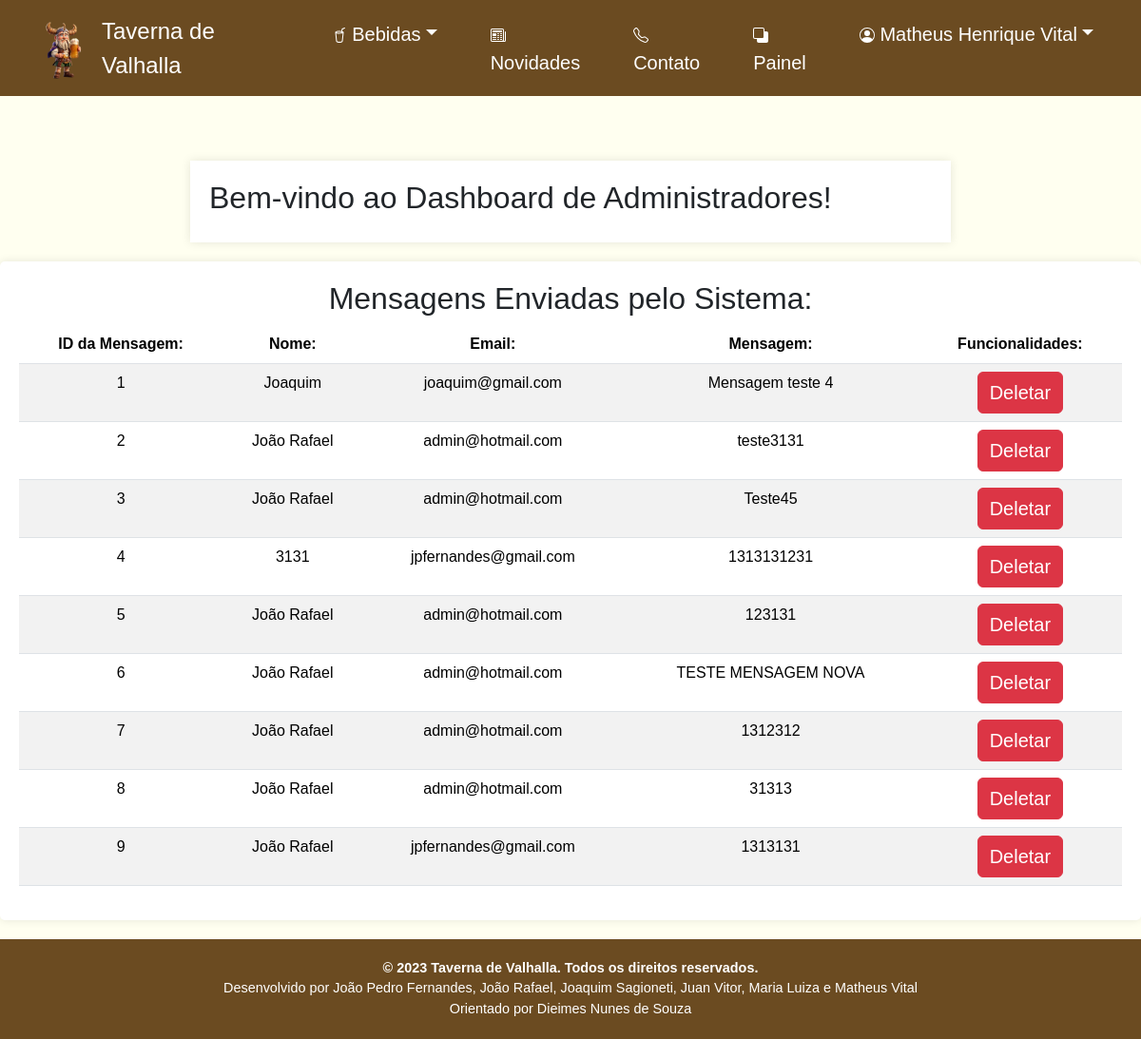
Page /adm/mensagens_sistema.php (signed in) on the earlier database version.
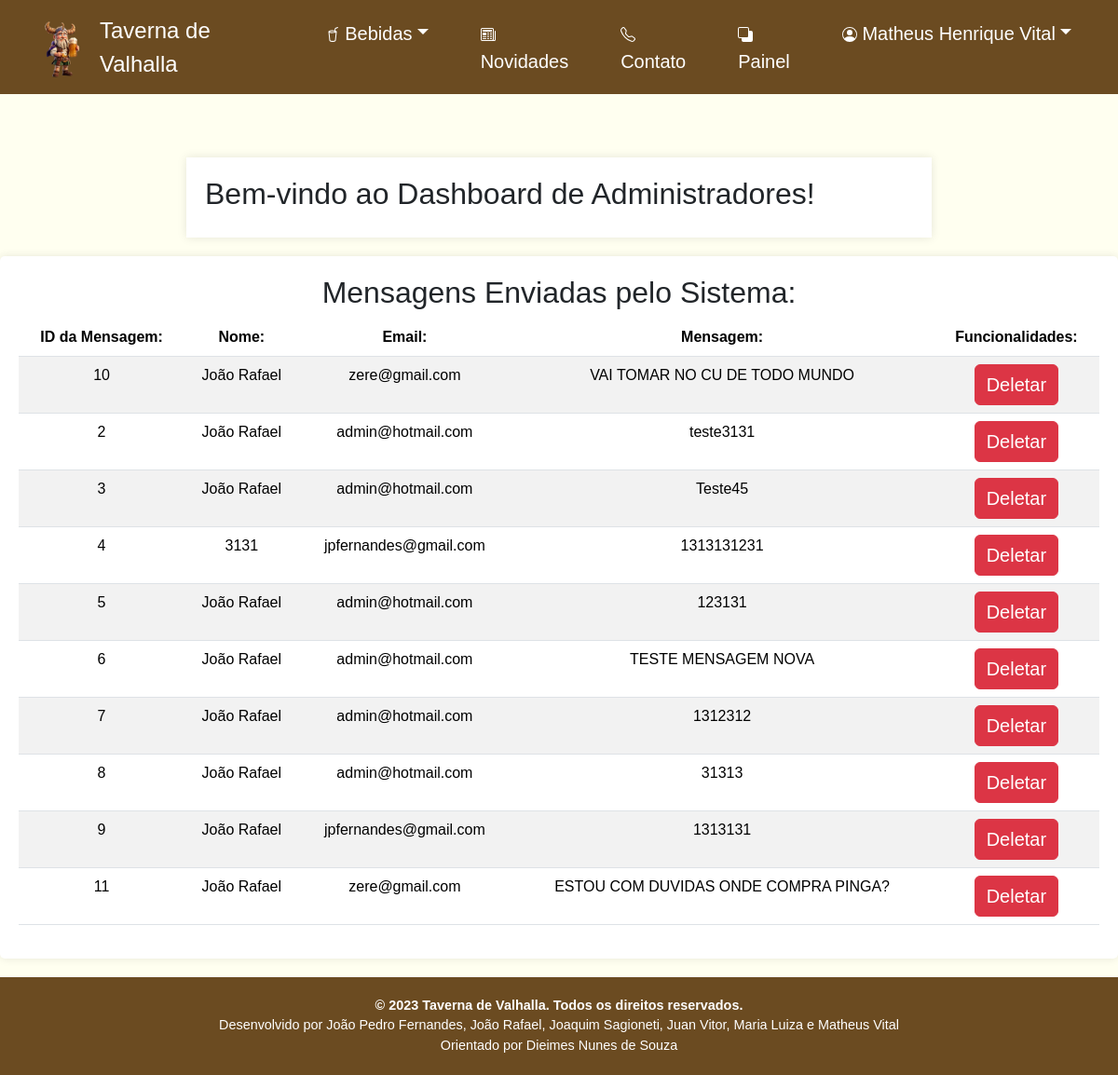
Same page on the later database version.
### tables this page shows
CREATE TABLE IF NOT EXISTS `mensagem_formulario_contato` (
  `id_mensagem` int(200) NOT NULL AUTO_INCREMENT,
  `nome` varchar(200) NOT NULL,
  `email` varchar(200) NOT NULL,
  `mensagem` varchar(200) NOT NULL,
  PRIMARY KEY (`id_mensagem`)
);

### adm/mensagens_sistema.php (the view, shortened to what this page needs)
<?php
include('../static/conexao.php');
$consultar_banco = "SELECT * FROM mensagem_formulario_contato";
$retorno_consulta = $mysqli->query($consultar_banco) or die($mysqli->error);
?>
<!DOCTYPE html>
<html lang="pt-br">
<head>
    <link rel="stylesheet" href="style.css">
    <link href="https://cdn.jsdelivr.net/npm/bootstrap@5.3.2/dist/css/bootstrap.min.css" rel="stylesheet">
    <link rel="stylesheet" href="../css/style.css">
    <link rel="stylesheet" href="../css/dieimes.css">
    <link rel="stylesheet" href="../css/menu_dieimes.css">
</head>
<body>
    <?php
    include('../static/menu.php');
    ?>
    <br>
    <br>
    <main>
        <h2>Bem-vindo ao Dashboard de Administradores!</h2>
    </main>
    <div id="contaaiiner" class="container-fluid">
    <div class="row-fluid">
        <div id="alinhar_dashboard" class="table-responsive">
            <h2>Mensagens Enviadas pelo Sistema:</h2>
            <div class="table-responsive">
            <table id="table" class="table table-striped">
                <thead>
                    <tr>
                        <th>ID da Mensagem:</th>
                        <th>Nome:</th>
                        <th>Email:</th>
                        <th>Mensagem:</th>
                        <th>Funcionalidades:</th>
                    </tr>
                </thead>
                <tbody>
                    <?php
                    while ($logins = $retorno_consulta->fetch_assoc()) {
                    ?>
                        <tr>
                            <td><?php echo $logins['id_mensagem']; ?></td>
                            <td><?php echo $logins['nome']; ?> </td>
                            <td><?php echo $logins['email']; ?> </td>
                            <td><?php echo $logins['mensagem']; ?></td>
                            <td class="text-center">
                                <a id="butao-adm" class="btn btn-danger" href="../user/deletar_mensagem.php?codigo_mensagem=<?php echo $logins['id_mensagem']; ?>">Deletar</a>
                            </td>
                        </tr>
                    <?php
                    }
                    ?>
                </tbody>
            </table>
            </div>
        </div>
        </div>
    </div>
    <?php
    include('../static/rodape.php');
    ?>
</body>
</html>

Differences in the rows shown:
removed mensagem_formulario_contato: id_mensagem "1", nome "Joaquim", email "joaquim@gmail.com", mensagem "Mensagem teste 4"
added mensagem_formulario_contato: id_mensagem "10", nome "João Rafael", email "zere@gmail.com", mensagem "VAI TOMAR NO CU DE TODO MUNDO"
added mensagem_formulario_contato: id_mensagem "11", nome "João Rafael", email "zere@gmail.com", mensagem "ESTOU COM DUVIDAS ONDE COMPRA PINGA?"
